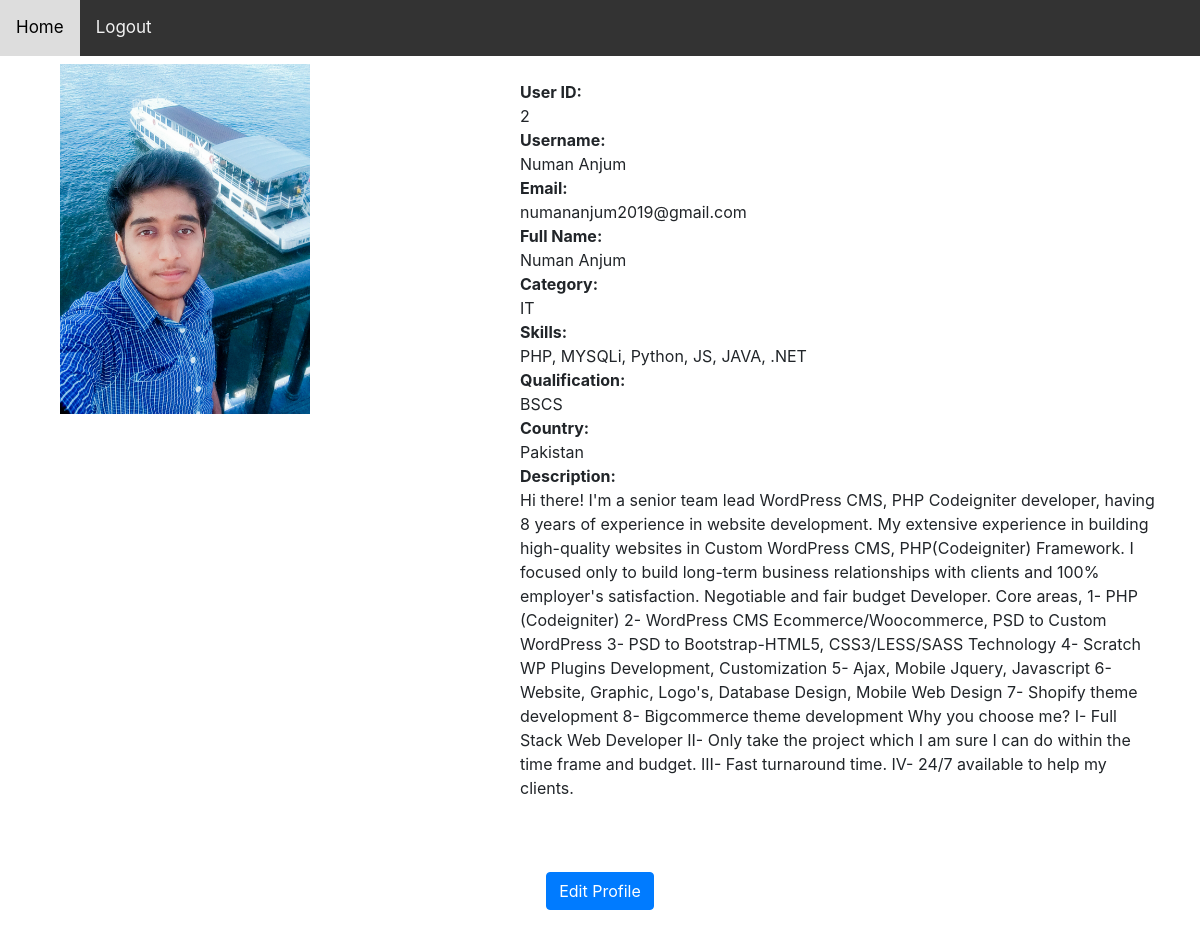
/coder/coderviewprofile.php (signed in), run on the app's committed database.
### tables this page shows
CREATE TABLE IF NOT EXISTS `coderprofiles` (
`CoderID` int(12) NOT NULL,
  `CoderName` varchar(25) NOT NULL,
  `Category` varchar(25) NOT NULL,
  `Skills` varchar(200) DEFAULT NULL,
  `CoderUserName` varchar(25) DEFAULT NULL,
  `CoderCountry` varchar(20) DEFAULT NULL,
  `CoderEmail` varchar(40) DEFAULT NULL,
  `CoderDescription` varchar(1000) DEFAULT NULL,
  `Qualification` varchar(100) DEFAULT NULL,
  `image` varchar(1000) NOT NULL
);

### coder/coderviewprofile.php (the view, shortened to what this page needs)
<?php
    require_once("coderheader.php");
    require_once("../connection.php");
        $userID = $_SESSION["userID"];
    $query = " SELECT * FROM coderprofiles WHERE CoderID = $userID";
    $result = mysqli_query($conn,$query);
?>
<!DOCTYPE html>
<html lang="en">
<head>
    <link rel="stylesheet" a href="../CSS/bootstrap.css"/>
</head>
<body>
           	<div class="container">
					<div class="row">
                    <div class="col-lg-5">
                    <?php
                                   if (mysqli_num_rows($result) > 0) {
                                    while($row=mysqli_fetch_assoc($result))
                                    {
                                        echo '<div class="col-lg-5 mt-2">
                                        <img src="uploads/'.$row['image'].'" alt="Unable to Load" height=350" width="250">
                                    </div> ';
                                        $userID = $row['CoderID'];
                                        $codername = $row['CoderName'];
                                        $email = $row['CoderEmail'];
                                        $username = $row['CoderUserName'];
                                        $codercountry = $row['CoderCountry'];
                                        $coderdescription = $row['CoderDescription'];
                                        $codercategory= $row['Category'];
                                        $coderskills= $row['Skills'];
                                        $coderqualification = $row['Qualification'];
                                    }
                                ?>
                                </div>
                                <div class="col-lg-7">
                                  <div class="personal_text"><br>
                                                <b> User ID:</b><br>
                                                <?php  echo $userID."<br>"; ?>
                                                <b> Username:</b><br>
                                                <?php  echo $username."<br>"; ?>
                                                <b> Email:</b><br>
                                                <?php  echo $email."<br>"; ?>
                                                <b> Full Name:</b><br>
                                                 <?php echo $codername."<br>"; ?>
                                                 <b> Category:</b><br>
                                                 <?php echo $codercategory."<br>"; ?>
                                                 <b> Skills:</b><br>
                                                 <?php echo $coderskills."<br>"; ?>
                                                 <b> Qualification:</b><br>
                                                <?php  echo $coderqualification."<br>"; ?>
                                                <b> Country:</b><br>
                                                <?php  echo $codercountry."<br>"; ?>
                                                <b> Description:</b><br>
                                                <?php  echo $coderdescription."<br>"; ?>
                                  </div>
                                </div>
                              </div>
           	</div>
                            <br><br><br>
                            <div class="text-center font-weight-bold ">
                            <a href="codereditprofile.php?GetID=<?php echo $userID; ?>" role="button" class = "btn btn-primary">Edit Profile</a></div>
                            <br>
  <?php
                            }
                            else{
                                $result1='<div class="alert alert-danger">Please Complete Your Profile First</div>';
                                echo $result1;}
    ?>
</body>
</html>

### coder/coderheader.php (style rules this page uses)
body { margin: 1; font-family: Arial, Helvetica, sans-serif; }

### data on the page
coderprofiles: image (picture), CoderID "2", CoderUserName "Numan Anjum", CoderEmail "numananjum2019@gmail.com", CoderName "Numan Anjum", Category "IT", Skills "PHP, MYSQLi, Python, JS, JAVA, .NET", Qualification "BSCS", CoderCountry "Pakistan", CoderDescription "Hi there! I'm a senior team lead WordPress CMS, PHP Codeigniter developer, having 8 years of experience in website development. My extensive experience in building high-quality websites in Custom WordPress CMS, PHP(Codeigniter) Framework. I focused only to build long-term business relationships with clients and 100% employer's satisfaction. Negotiable and fair budget Developer. Core areas, 1- PHP (Codeigniter) 2- WordPress CMS Ecommerce/Woocommerce, PSD to Custom WordPress 3- PSD to Bootstrap-HTML5, CSS3/LESS/SASS Technology 4- Scratch WP Plugins Development, Customization 5- Ajax, Mobile Jquery, Javascript 6- Website, Graphic, Logo's, Database Design, Mobile Web Design 7- Shopify theme…"
